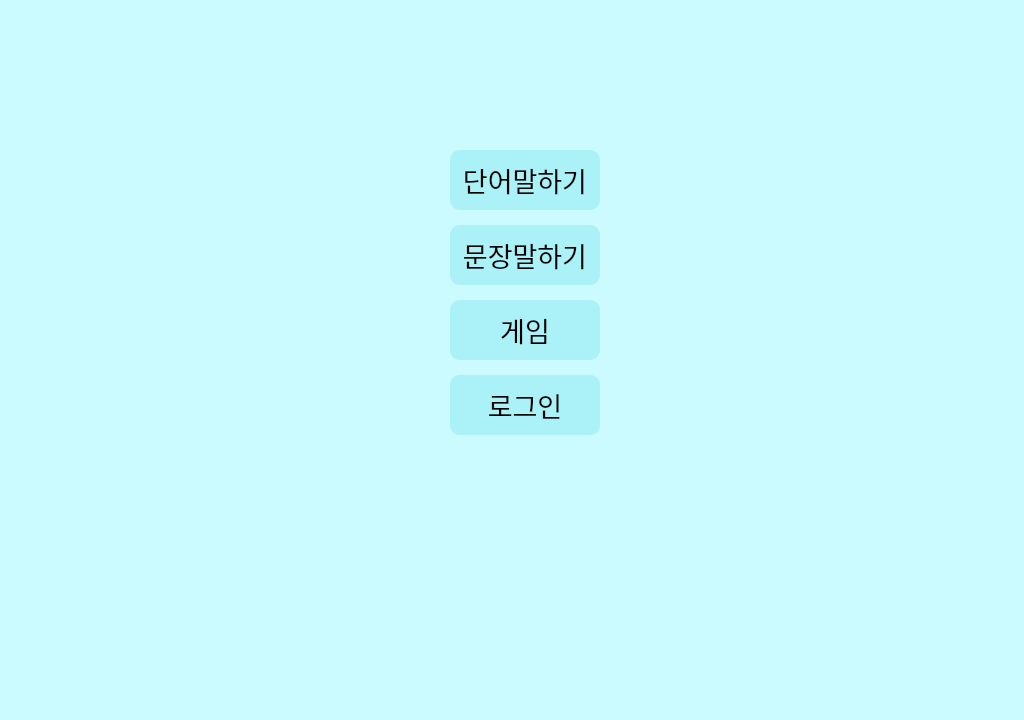
<?xml version="1.0" encoding="UTF-8"?>
<ui version="4.0">
 <class>MainWindow</class>
 <widget class="QMainWindow" name="MainWindow">
  <property name="geometry">
   <rect>
    <x>0</x>
    <y>0</y>
    <width>1024</width>
    <height>720</height>
   </rect>
  </property>
  <property name="windowTitle">
   <string>MainWindow</string>
  </property>
  <property name="styleSheet">
   <string notr="true">background-color: rgb(203, 250, 255);</string>
  </property>
  <widget class="QWidget" name="centralwidget">
   <widget class="QLabel" name="label_1">
    <property name="geometry">
     <rect>
      <x>450</x>
      <y>150</y>
      <width>150</width>
      <height>60</height>
     </rect>
    </property>
    <property name="font">
     <font>
      <family>AcadEref</family>
      <pointsize>20</pointsize>
     </font>
    </property>
    <property name="styleSheet">
     <string notr="true">border-color: rgb(170, 242, 248); 
background-color: rgb(170, 242, 248);
border-style: solid;
border-width: 2px;
border-radius: 10px;</string>
    </property>
    <property name="text">
     <string>단어말하기</string>
    </property>
    <property name="alignment">
     <set>Qt::AlignCenter</set>
    </property>
   </widget>
   <widget class="QLabel" name="label_2">
    <property name="geometry">
     <rect>
      <x>450</x>
      <y>225</y>
      <width>150</width>
      <height>60</height>
     </rect>
    </property>
    <property name="font">
     <font>
      <family>AcadEref</family>
      <pointsize>20</pointsize>
     </font>
    </property>
    <property name="styleSheet">
     <string notr="true">border-color: rgb(170, 242, 248); 
border-style: solid;
border-width: 2px;
border-radius: 10px;
background-color: rgb(170, 242, 248);</string>
    </property>
    <property name="text">
     <string>문장말하기</string>
    </property>
    <property name="alignment">
     <set>Qt::AlignCenter</set>
    </property>
   </widget>
   <widget class="QLabel" name="label_3">
    <property name="geometry">
     <rect>
      <x>450</x>
      <y>300</y>
      <width>150</width>
      <height>60</height>
     </rect>
    </property>
    <property name="font">
     <font>
      <family>AcadEref</family>
      <pointsize>20</pointsize>
     </font>
    </property>
    <property name="styleSheet">
     <string notr="true">border-color: rgb(170, 242, 248); 
border-style: solid;
border-width: 2px;
border-radius: 10px;
background-color: rgb(170, 242, 248);</string>
    </property>
    <property name="text">
     <string>게임</string>
    </property>
    <property name="alignment">
     <set>Qt::AlignCenter</set>
    </property>
   </widget>
   <widget class="QLabel" name="label_4">
    <property name="geometry">
     <rect>
      <x>450</x>
      <y>375</y>
      <width>150</width>
      <height>60</height>
     </rect>
    </property>
    <property name="font">
     <font>
      <family>AcadEref</family>
      <pointsize>20</pointsize>
     </font>
    </property>
    <property name="styleSheet">
     <string notr="true">border-color: rgb(170, 242, 248); 
border-style: solid;
border-width: 2px;
border-radius: 10px;-width: 2px;
border-radius: 10px;
background-color: rgb(170, 242, 248);</string>
    </property>
    <property name="text">
     <string>로그인</string>
    </property>
    <property name="alignment">
     <set>Qt::AlignCenter</set>
    </property>
   </widget>
  </widget>
  <widget class="QMenuBar" name="menubar">
   <property name="geometry">
    <rect>
     <x>0</x>
     <y>0</y>
     <width>1024</width>
     <height>21</height>
    </rect>
   </property>
  </widget>
  <widget class="QStatusBar" name="statusbar"/>
 </widget>
 <resources/>
 <connections/>
 <slots>
  <slot>btn_main_to_second()</slot>
 </slots>
</ui>
